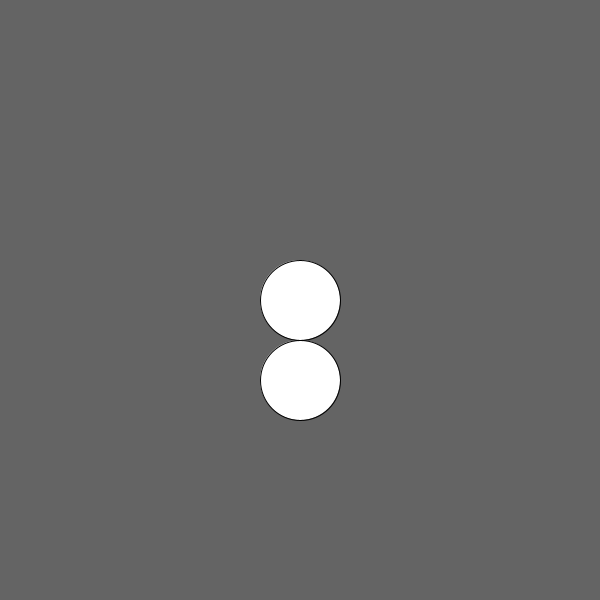
Frame 1 (no input)
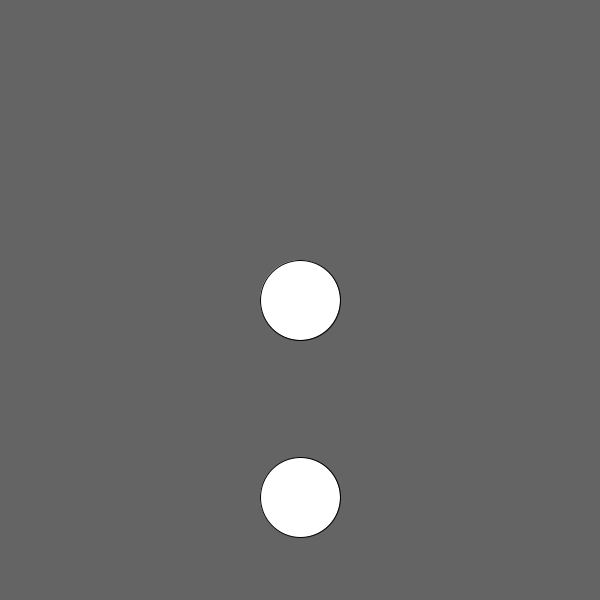
Frame 60 (the mouse pressed at the canvas centre just before this capture)
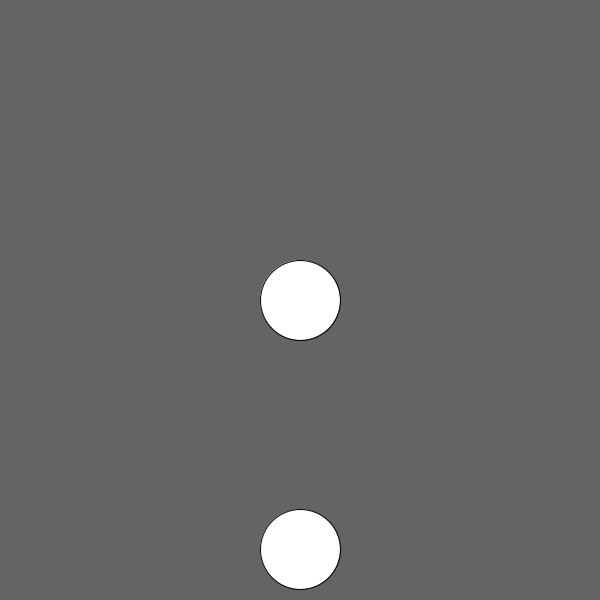
Frame 120 (the mouse held since frame 60 and released just before this capture)

The Processing sketch that drew these frames (run headless with seeded random() and noise(); from frame 60 on, the mouse is pressed at the canvas centre):

// Processing sketch: circleCollision
// ── circleCollision.pde
Circle ball = new Circle(300, 300, 40);

float mouseXLast;
float mouseYLast;
float grabX;
float grabY;

void setup() {
  size(600, 600);
}

void draw() {
  background(100);

  if (mousePressed && mouseButton==LEFT) {
    ball.x += mouseX - (ball.x+grabX);
    ball.y += mouseY - (ball.y+grabY);
    ball.velX = 0;
    ball.velY = 0;
  }

  ball.update();
  if(mousePressed && mouseButton==LEFT) {
    line(ball.x+grabX, ball.y+grabY, mouseX, mouseY);
  }

  mouseXLast = mouseX;
  mouseYLast = mouseY;
}

void mousePressed() {
  if (mouseButton==LEFT) {
    grabX = mouseX-ball.x;
    grabY = mouseY-ball.y;
  }
}

// ── Physics.pde
class Physics {
  ArrayList<Circle> circles = new ArrayList<Circle>();
}

class Circle {
  float x;
  float y;
  float velX = 0;
  float velY = 0;
  float lastX;
  float lastY;
  
  float radius;
  
  Circle(float x, float y, float r) {
    this.x = x;
    this.y = y;
    lastX = x;
    lastY = y;
    radius = r;
  }
  
  void update() {
    velY = velY+1;
    
    x = x + velX;
    y = y + velY;
    velX = x-lastX;
    velY = y-lastY;
    //velX = constrain(velX,-30,30);
    //velY = constrain(velY,-30,30);
    velX *= 0.98;
    velY *= 0.98;
    
    solve();
    
    lastX = x;
    lastY = y;
    
    circle(x,y,radius*2);
    circle(300,300,80);
  }
  
  void solve() {
    if (x < radius) {
      x = radius;
      if (velX < 0) {
        velX *= -1;
      }
    }
    if (x > width-radius) {
      x = width-radius;
      if (velX > 0) {
        velX *= -1;
      }
    }
    if (y < radius) {
      y = radius;
      if (velY < 0) {
        velY *= -1;
      }
    }
    if (y > height-radius) {
      y = height-radius;
      if (velY > 0) {
        velY *= -1;
      }
    }
    
    if (sqrt(pow(300-x,2)+pow(300-y,2))<radius+40) {
      PVector diff = new PVector(x-300,y-300);
      PVector vel = new PVector(-velX,-velY);
      diff.normalize();
      diff.mult(40+radius);
      vel.rotate(((diff.heading()-vel.heading())*2));
      x = 300+diff.x;
      y = 300+diff.y;
      velX = vel.x;
      velY = vel.y;
    }
  }
}
